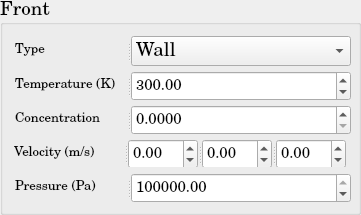
          <widget class="QGroupBox" name="DM_BoundaryCondition_Front">
           <property name="minimumSize">
            <size>
             <width>361</width>
             <height>215</height>
            </size>
           </property>
           <property name="maximumSize">
            <size>
             <width>361</width>
             <height>215</height>
            </size>
           </property>
           <property name="font">
            <font>
             <family>Century Schoolbook L</family>
             <pointsize>14</pointsize>
             <weight>50</weight>
             <bold>false</bold>
            </font>
           </property>
           <property name="title">
            <string>Front</string>
           </property>
           <layout class="QGridLayout" name="gridLayout_34">
            <item row="0" column="0">
             <widget class="QSplitter" name="splitter_81">
              <property name="minimumSize">
               <size>
                <width>338</width>
                <height>30</height>
               </size>
              </property>
              <property name="maximumSize">
               <size>
                <width>334</width>
                <height>30</height>
               </size>
              </property>
              <property name="orientation">
               <enum>Qt::Horizontal</enum>
              </property>
              <widget class="QLabel" name="DM_Type_Front_BC">
               <property name="minimumSize">
                <size>
                 <width>110</width>
                 <height>30</height>
                </size>
               </property>
               <property name="maximumSize">
                <size>
                 <width>110</width>
                 <height>30</height>
                </size>
               </property>
               <property name="text">
                <string>&lt;html&gt;&lt;head/&gt;&lt;body&gt;&lt;p&gt;&lt;span style=&quot; font-size:10pt;&quot;&gt;Type&lt;/span&gt;&lt;/p&gt;&lt;/body&gt;&lt;/html&gt;</string>
               </property>
              </widget>
              <widget class="QComboBox" name="DM_Type_Front_BC_ComboBox">
               <property name="minimumSize">
                <size>
                 <width>220</width>
                 <height>30</height>
                </size>
               </property>
               <property name="maximumSize">
                <size>
                 <width>220</width>
                 <height>30</height>
                </size>
               </property>
               <item>
                <property name="text">
                 <string>Wall</string>
                </property>
               </item>
               <item>
                <property name="text">
                 <string>Inlet</string>
                </property>
               </item>
               <item>
                <property name="text">
                 <string>Outlet</string>
                </property>
               </item>
               <item>
                <property name="text">
                 <string>Neumann</string>
                </property>
               </item>
               <item>
                <property name="text">
                 <string>Dirichlet</string>
                </property>
               </item>
              </widget>
             </widget>
            </item>
            <item row="1" column="0">
             <widget class="QSplitter" name="splitter_82">
              <property name="minimumSize">
               <size>
                <width>338</width>
                <height>30</height>
               </size>
              </property>
              <property name="maximumSize">
               <size>
                <width>334</width>
                <height>30</height>
               </size>
              </property>
              <property name="orientation">
               <enum>Qt::Horizontal</enum>
              </property>
              <widget class="QLabel" name="DM_Temperature_Front_BC">
               <property name="minimumSize">
                <size>
                 <width>110</width>
                 <height>30</height>
                </size>
               </property>
               <property name="maximumSize">
                <size>
                 <width>110</width>
                 <height>30</height>
                </size>
               </property>
               <property name="text">
                <string>&lt;html&gt;&lt;head/&gt;&lt;body&gt;&lt;p&gt;&lt;span style=&quot; font-size:10pt;&quot;&gt;Temperature (K)&lt;/span&gt;&lt;/p&gt;&lt;/body&gt;&lt;/html&gt;</string>
               </property>
              </widget>
              <widget class="QDoubleSpinBox" name="DM_Temperature_Front_BC_doubleSpinBox">
               <property name="minimumSize">
                <size>
                 <width>220</width>
                 <height>30</height>
                </size>
               </property>
               <property name="maximumSize">
                <size>
                 <width>220</width>
                 <height>30</height>
                </size>
               </property>
               <property name="font">
                <font>
                 <pointsize>11</pointsize>
                </font>
               </property>
               <property name="maximum">
                <double>1000000000.000000000000000</double>
               </property>
               <property name="value">
                <double>300.000000000000000</double>
               </property>
              </widget>
             </widget>
            </item>
            <item row="2" column="0">
             <widget class="QSplitter" name="splitter_103">
              <property name="minimumSize">
               <size>
                <width>338</width>
                <height>30</height>
               </size>
              </property>
              <property name="maximumSize">
               <size>
                <width>334</width>
                <height>30</height>
               </size>
              </property>
              <property name="orientation">
               <enum>Qt::Horizontal</enum>
              </property>
              <widget class="QLabel" name="DM_Concentration_Front_BC">
               <property name="minimumSize">
                <size>
                 <width>110</width>
                 <height>30</height>
                </size>
               </property>
               <property name="maximumSize">
                <size>
                 <width>110</width>
                 <height>30</height>
                </size>
               </property>
               <property name="text">
                <string>&lt;html&gt;&lt;head/&gt;&lt;body&gt;&lt;p&gt;&lt;span style=&quot; font-size:10pt;&quot;&gt;Concentration&lt;/span&gt;&lt;/p&gt;&lt;/body&gt;&lt;/html&gt;</string>
               </property>
              </widget>
              <widget class="QDoubleSpinBox" name="DM_Concentration_Front_BC_doubleSpinBox">
               <property name="minimumSize">
                <size>
                 <width>220</width>
                 <height>30</height>
                </size>
               </property>
               <property name="maximumSize">
                <size>
                 <width>220</width>
                 <height>30</height>
                </size>
               </property>
               <property name="font">
                <font>
                 <pointsize>11</pointsize>
                </font>
               </property>
               <property name="decimals">
                <number>4</number>
               </property>
               <property name="maximum">
                <double>1.000000000000000</double>
               </property>
               <property name="singleStep">
                <double>0.010000000000000</double>
               </property>
              </widget>
             </widget>
            </item>
            <item row="3" column="0">
             <widget class="QSplitter" name="splitter_83">
              <property name="orientation">
               <enum>Qt::Horizontal</enum>
              </property>
              <widget class="QLabel" name="DM_Velocity_Front_BC">
               <property name="minimumSize">
                <size>
                 <width>110</width>
                 <height>30</height>
                </size>
               </property>
               <property name="maximumSize">
                <size>
                 <width>110</width>
                 <height>30</height>
                </size>
               </property>
               <property name="text">
                <string>&lt;html&gt;&lt;head/&gt;&lt;body&gt;&lt;p&gt;&lt;span style=&quot; font-size:10pt;&quot;&gt;Velocity (m/s)&lt;/span&gt;&lt;/p&gt;&lt;/body&gt;&lt;/html&gt;</string>
               </property>
              </widget>
              <widget class="QSplitter" name="splitter_84">
               <property name="minimumSize">
                <size>
                 <width>220</width>
                 <height>30</height>
                </size>
               </property>
               <property name="maximumSize">
                <size>
                 <width>218</width>
                 <height>30</height>
                </size>
               </property>
               <property name="orientation">
                <enum>Qt::Horizontal</enum>
               </property>
               <widget class="QDoubleSpinBox" name="DM_Velocity_1d_Front_BC_doubleSpinBox">
                <property name="minimumSize">
                 <size>
                  <width>68</width>
                  <height>30</height>
                 </size>
                </property>
                <property name="maximumSize">
                 <size>
                  <width>70</width>
                  <height>30</height>
                 </size>
                </property>
                <property name="font">
                 <font>
                  <pointsize>11</pointsize>
                 </font>
                </property>
                <property name="minimum">
                 <double>-1000000000.000000000000000</double>
                </property>
                <property name="maximum">
                 <double>1000000000.000000000000000</double>
                </property>
               </widget>
               <widget class="QDoubleSpinBox" name="DM_Velocity_2d_Front_BC_doubleSpinBox">
                <property name="minimumSize">
                 <size>
                  <width>68</width>
                  <height>30</height>
                 </size>
                </property>
                <property name="maximumSize">
                 <size>
                  <width>70</width>
                  <height>30</height>
                 </size>
                </property>
                <property name="font">
                 <font>
                  <pointsize>11</pointsize>
                 </font>
                </property>
                <property name="minimum">
                 <double>-1000000000.000000000000000</double>
                </property>
                <property name="maximum">
                 <double>1000000000.000000000000000</double>
                </property>
               </widget>
               <widget class="QDoubleSpinBox" name="DM_Velocity_3d_Front_BC_doubleSpinBox">
                <property name="minimumSize">
                 <size>
                  <width>68</width>
                  <height>30</height>
                 </size>
                </property>
                <property name="maximumSize">
                 <size>
                  <width>70</width>
                  <height>30</height>
                 </size>
                </property>
                <property name="font">
                 <font>
                  <pointsize>11</pointsize>
                 </font>
                </property>
                <property name="minimum">
                 <double>-1000000000.000000000000000</double>
                </property>
                <property name="maximum">
                 <double>1000000000.000000000000000</double>
                </property>
               </widget>
              </widget>
             </widget>
            </item>
            <item row="4" column="0">
             <widget class="QSplitter" name="splitter_85">
              <property name="minimumSize">
               <size>
                <width>338</width>
                <height>30</height>
               </size>
              </property>
              <property name="maximumSize">
               <size>
                <width>334</width>
                <height>30</height>
               </size>
              </property>
              <property name="orientation">
               <enum>Qt::Horizontal</enum>
              </property>
              <widget class="QLabel" name="DM_Pressure_Front_BC">
               <property name="minimumSize">
                <size>
                 <width>110</width>
                 <height>30</height>
                </size>
               </property>
               <property name="maximumSize">
                <size>
                 <width>110</width>
                 <height>30</height>
                </size>
               </property>
               <property name="text">
                <string>&lt;html&gt;&lt;head/&gt;&lt;body&gt;&lt;p&gt;&lt;span style=&quot; font-size:10pt;&quot;&gt;Pressure (Pa)&lt;/span&gt;&lt;/p&gt;&lt;/body&gt;&lt;/html&gt;</string>
               </property>
              </widget>
              <widget class="QDoubleSpinBox" name="DM_Pressure_Front_BC_doubleSpinBox">
               <property name="minimumSize">
                <size>
                 <width>220</width>
                 <height>30</height>
                </size>
               </property>
               <property name="maximumSize">
                <size>
                 <width>220</width>
                 <height>30</height>
                </size>
               </property>
               <property name="font">
                <font>
                 <pointsize>11</pointsize>
                </font>
               </property>
               <property name="maximum">
                <double>1000000000.000000000000000</double>
               </property>
               <property name="value">
                <double>100000.000000000000000</double>
               </property>
              </widget>
             </widget>
            </item>
           </layout>
          </widget>
